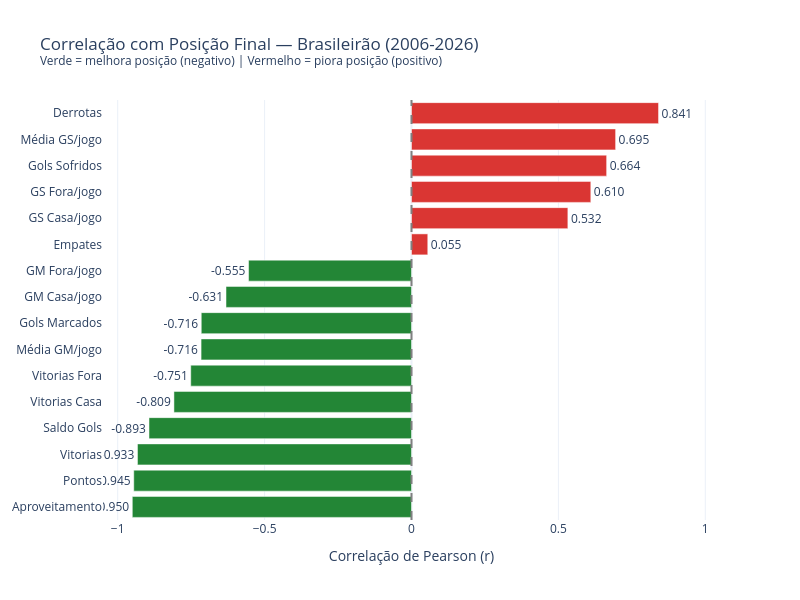

Notebook source saved alongside this figure:
### Code cell
# === GRÁFICO 2: CORRELAÇÃO COM POSIÇÃO FINAL ===
# Quais variáveis mais impactam a posição?

corr_pos = df_metricas[cols_corr].corr()['posicao'].drop('posicao').sort_values()

colors = ['#238636' if v < 0 else '#da3633' for v in corr_pos.values]

fig_cp = go.Figure(go.Bar(
    x=corr_pos.values,
    y=[labels.get(c, c) for c in corr_pos.index],
    orientation='h',
    marker_color=colors,
    text=[f'{v:.3f}' for v in corr_pos.values],
    textposition='outside',
    hovertemplate='%{y}: r = %{x:.3f}<extra></extra>'
))

fig_cp.update_layout(
    title='Correlação com Posição Final — Brasileirão (2006-2026)<br>'
          '<sup>Verde = melhora posição (negativo) | Vermelho = piora posição (positivo)</sup>',
    xaxis_title='Correlação de Pearson (r)',
    template='plotly_white',
    width=800, height=600,
    xaxis=dict(range=[-1.05, 1.05]),
)
fig_cp.add_vline(x=0, line_color='gray', line_dash='dash')

fig_cp.show()
path = '../charts/correlacao_posicao.html'
fig_cp.write_html(path, include_plotlyjs='cdn')

# Adiciona descrição estatística
_desc = "Coeficientes de correlação de Pearson entre indicadores de desempenho e a posição final na tabela, identificando os preditores mais relevantes."
with open(path) as f:
    html = f.read()
html = html.replace('<div>', f'<p style="text-align:center;color:#666;font-size:13px;font-family:sans-serif;margin:8px 0 0 0;">{_desc}</p>\n<div>', 1)
with open(path, 'w') as f:
    f.write(html)

print('Gráfico exportado: charts/correlacao_posicao.html')

### Figure 1 — Plotly figure (JSON) as saved in the notebook; plotly's stock layout.template omitted (floating-point values rounded to 4 significant figures)
{"data": [{"hovertemplate": "%{y}: r = %{x:.3f}<extra></extra>", "marker": {"color": ["#238636", "#238636", "#238636", "#238636", "#238636", "#238636", "#238636", "#238636", "#238636", "#238636", "#da3633", "#da3633", "#da3633", "#da3633", "#da3633", "#da3633"]}, "orientation": "h", "text": ["-0.950", "-0.945", "-0.933", "-0.893", "-0.809", "-0.751", "-0.716", "-0.716", "-0.631", "-0.555", "0.055", "0.532", "0.610", "0.664", "0.695", "0.841"], "textposition": "outside", "type": "bar", "x": [-0.9503, -0.9453, -0.9327, -0.8935, -0.8086, -0.7514, -0.7162, -0.7156, -0.6313, -0.5546, 0.05542, 0.5322, 0.6103, 0.6642, 0.6947, 0.8408], "y": ["Aproveitamento", "Pontos", "Vitorias", "Saldo Gols", "Vitorias Casa", "Vitorias Fora", "Média GM/jogo", "Gols Marcados", "GM Casa/jogo", "GM Fora/jogo", "Empates", "GS Casa/jogo", "GS Fora/jogo", "Gols Sofridos", "Média GS/jogo", "Derrotas"]}], "layout": {"height": 600, "shapes": [{"line": {"color": "gray", "dash": "dash"}, "type": "line", "x0": 0, "x1": 0, "xref": "x", "y0": 0, "y1": 1, "yref": "y domain"}], "title": {"text": "Correlação com Posição Final — Brasileirão (2006-2026)<br><sup>Verde = melhora posição (negativo) | Vermelho = piora posição (positivo)</sup>"}, "width": 800, "xaxis": {"range": [-1.05, 1.05], "title": {"text": "Correlação de Pearson (r)"}}}}
